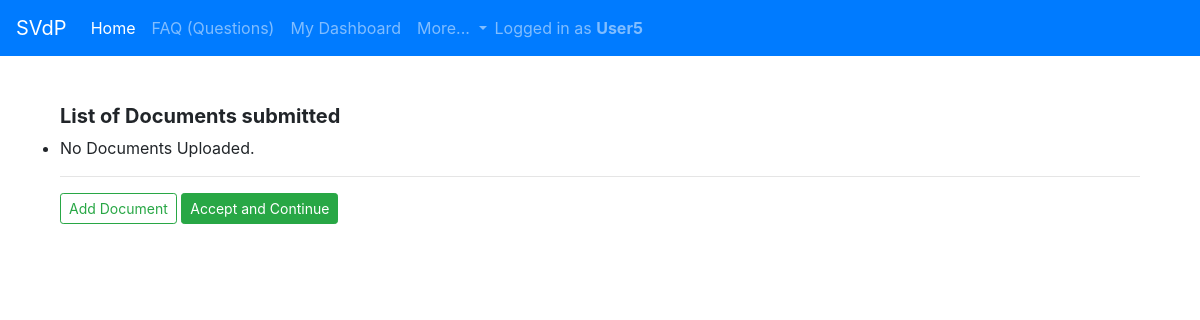
Page /docs_list/ (signed in) on the earlier database version.
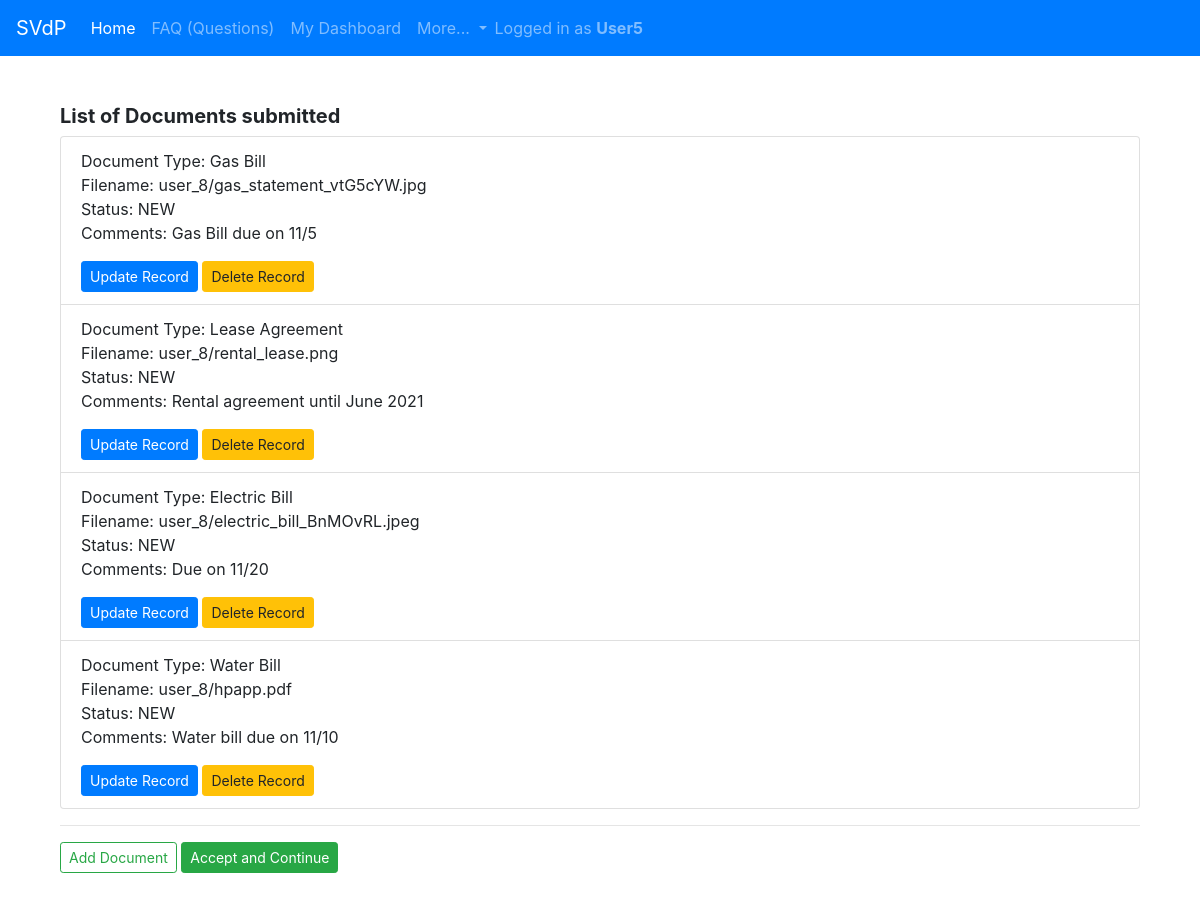
Same page on the later database version.
### home/models.py (models this page shows, shortened)
class Documents(models.Model):
    STATUS = [('NEW', 'NEW'), ('ACCEPTED', 'ACCEPTED'), ('RESUBMIT', 'RESUBMIT')]
    DOC_TYPE = [('Lease Agreement', 'Lease Agreement'), ('Mortgage Statement', 'Mortgage Statement'), ('Electric Bill', 'Electric Bill'),
                ('Water Bill', 'Water Bill'), ('Gas Bill', 'Gas Bill'), ('Identification', 'Identification'), ('Pay Stub', 'Pay Stub'),
                ('Crisis/COVID Letter', 'Crisis/COVID Letter')]
    username = models.ForeignKey(User, on_delete=models.CASCADE)
    status = models.CharField(max_length=100, default='NEW', choices=STATUS)
    date_uploaded = models.DateField()
    doc_type = models.CharField(max_length=100, choices=DOC_TYPE)
    doc_file = models.FileField(upload_to=user_directory_path)
    comment = models.TextField(blank=True)

### home/views.py (the view)
# urls.py: path('docs_list/', login_required(DocumentsModelList.as_view()), name = 'docs_list'),
class DocumentsModelList(OwnObjectsMixin, ListView):
    model = Documents

### home/views.py (called while the page is built)
     def get_queryset(self):
         username = self.request.user
         return super(OwnObjectsMixin, self).get_queryset().filter(username=username)

### home/templates/home/documents_list.html (shortened to what this page needs)
{% extends "base.html" %}
{% load static %}
{% block content %}
<div class="container">
<br><br>
    <h5><b>List of Documents submitted</b></h5>
<ul class="list-group">
    {% for object in object_list %}
      <li class="list-group-item">
         <p>Document Type: {{ object.doc_type }}<br>
             Filename: {{ object.doc_file }}<br>
             Status: {{ object.status}} <br>
             Comments: {{ object.comment }}</p>
      <a class="btn btn-primary btn-sm" role="button" href="/home/docs_update/{{ object.id }}/">Update Record</a>
      <a class="btn btn-warning btn-sm" role="button"  href="/home/docs_delete/{{ object.id }}/">Delete Record</a>
      </li>
    {% empty %}
      <li>No Documents Uploaded.</li>
    {% endfor %}
</ul>
    <hr>
    <a class="btn btn-outline-success btn-sm" role="button" href="../../home/docs_create">Add Document</a>
    <a class="btn btn-success btn-sm"  href="/home/startapp/">Accept and Continue</a>
    <br><br>
</div>
{% endblock %}

### templates/base.html (shortened to what this page needs)
<!DOCTYPE html>
<html>
  <head>
    <link rel="stylesheet" href="https://stackpath.bootstrapcdn.com/bootstrap/4.5.2/css/bootstrap.min.css">
  </head>
  <body>
    <nav class="navbar navbar-expand-lg navbar-dark bg-primary">
      <a class="navbar-brand" href="#">SVdP</a>
      <div class="collapse navbar-collapse" id="navbarNavDropdown">
        <ul class="navbar-nav">
          <li class="nav-item active">
            <a class="nav-link" href="/home">Home <span class="sr-only">(current)</span></a>
          </li>
          <li class="nav-item">
            <a class="nav-link" href="/home/hpapp_faq">FAQ (Questions)</a>
          </li>
          {% if user.is_authenticated %}
              <li class="nav-item">
                <a class="nav-link" href="{% url 'home:dashboard' %}">My Dashboard</a>
              </li>
          {% endif %}
          <li class="nav-item dropdown">
            <a class="nav-link dropdown-toggle" href="#" id="navbarDropdownMenuLink" role="button" data-toggle="dropdown" aria-haspopup="true" aria-expanded="false">
              More...
            </a>
          </li>
        </ul>
        {% if user.is_authenticated %}
        <span class="navbar-text">
          Logged in as <b>{{ user.username }}</b>
        </span>
        {% endif %}
      </div>
    </nav>
    {% block body %}
    <div class="container">
      {% block content %}
      {% endblock %}
      {% endblock %}
   </div>
  </body>
</html>

Differences in the rows shown:
added Documents: doc_type "Gas Bill", doc_file "user_8/gas_statement_vtG5cYW.jpg", status "NEW", comment "Gas Bill due on 11/5"
added Documents: doc_type "Lease Agreement", doc_file "user_8/rental_lease.png", status "NEW", comment "Rental agreement until June 2021"
added Documents: doc_type "Electric Bill", doc_file "user_8/electric_bill_BnMOvRL.jpeg", status "NEW", comment "Due on 11/20"
added Documents: doc_type "Water Bill", doc_file "user_8/hpapp.pdf", status "NEW", comment "Water bill due on 11/10"
Other differences:
text no longer shown: "No Documents Uploaded."
